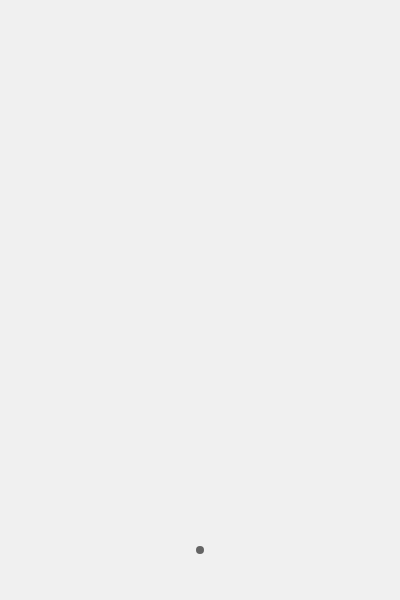
Frame 1 (no input)
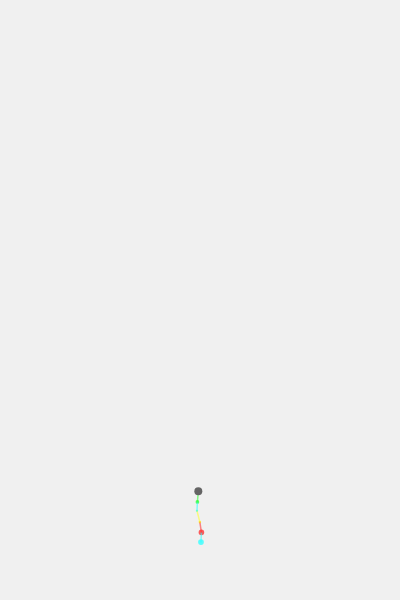
Frame 60 (no input)
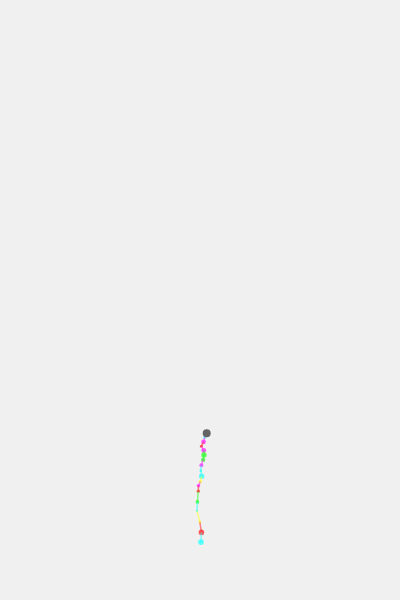
Frame 120 (the mouse pressed at the canvas centre since frame 60)

The p5.js sketch that drew these frames (run headless with seeded random() and noise() and a simulated clock; from frame 60 on, the mouse is pressed at the canvas centre):

// p5.js sketch
// ── sketch.js
let stitches = [];
let needleX, needleY;
let yarnColors = [
  [255, 50, 50],   // red
  [50, 255, 50],   // green
  [50, 50, 255],   // blue
  [255, 255, 50],  // yellow
  [255, 50, 255],  // magenta
  [50, 255, 255]   // cyan
];
let stitchDensity = 0.02;
let mouseInfluence = 0;

function setup() {
  createCanvas(400, 600);
  needleX = width / 2;
  needleY = height - 50;
  frameRate(30);
}

function draw() {
  background(240);
  
  // Update mouse influence
  mouseInfluence = map(mouseX, 0, width, 0, 1);
  
  // Add new stitches based on time and mouse influence
  if (frameCount % max(1, int(10 * (1 - mouseInfluence))) === 0) {
    addStitch();
  }
  
  // Draw existing stitches
  drawStitches();
  
  // Update needle position with some randomness
  needleX += random(-1, 1);
  needleY -= random(0.5, 1.5);
  
  // Keep needle within bounds
  needleX = constrain(needleX, 20, width - 20);
  needleY = constrain(needleY, 20, height - 20);
}

function addStitch() {
  let newStitch = {
    x: needleX,
    y: needleY,
    color: yarnColors[int(random(yarnColors.length))],
    size: random(2, 6)
  };
  
  // Adjust color based on mouse influence
  if (mouseInfluence > 0.5) {
    let colorIndex = int(map(mouseX, 0, width, 0, yarnColors.length));
    newStitch.color = yarnColors[colorIndex % yarnColors.length];
  }
  
  stitches.push(newStitch);
  
  // Limit the number of stitches to prevent memory issues
  if (stitches.length > 1000) {
    stitches.shift();
  }
}

function drawStitches() {
  for (let i = 0; i < stitches.length; i++) {
    let s = stitches[i];
    
    noStroke();
    fill(s.color[0], s.color[1], s.color[2], 200);
    ellipse(s.x, s.y, s.size);
    
    // Draw yarn strand from previous stitch to current
    if (i > 0) {
      let prev = stitches[i - 1];
      
      stroke(prev.color[0], prev.color[1], prev.color[2], 150);
      strokeWeight(1.5);
      line(prev.x, prev.y, s.x, s.y);
    }
  }
  
  // Draw needle
  fill(100);
  noStroke();
  ellipse(needleX, needleY, 8, 8);
}
